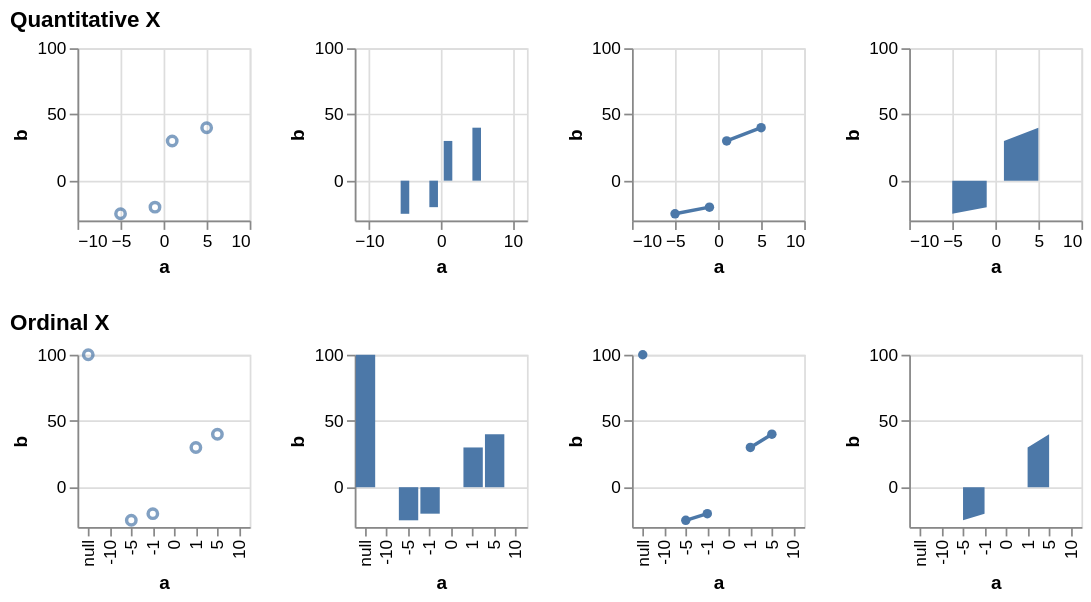

The specification (Vega-Lite) saved for this image:
### Vega specification from a JSON file in a GitHub repository (floating-point values rounded to 4 significant figures)
{"$schema": "https://vega.github.io/schema/vega/v5.json", "description": "Testing invalid", "background": "white", "padding": 5, "data": [{"name": "source_0", "values": [{"a": null, "b": 100}, {"a": -10, "b": null}, {"a": -5, "b": -25}, {"a": -1, "b": -20}, {"a": 0, "b": null}, {"a": 1, "b": 30}, {"a": 5, "b": 40}, {"a": 10, "b": null}]}, {"name": "data_0", "source": "source_0", "transform": [{"type": "formula", "expr": "toNumber(datum[\"a\"])", "as": "a"}]}, {"name": "data_2", "source": "data_0", "transform": [{"type": "filter", "expr": "isValid(datum[\"a\"]) && isFinite(+datum[\"a\"]) && isValid(datum[\"b\"]) && isFinite(+datum[\"b\"])"}]}, {"name": "data_3", "source": "data_0", "transform": [{"type": "stack", "groupby": ["a"], "field": "b", "sort": {"field": [], "order": []}, "as": ["b_start", "b_end"], "offset": "zero"}]}, {"name": "data_4", "source": "data_3", "transform": [{"type": "filter", "expr": "isValid(datum[\"a\"]) && isFinite(+datum[\"a\"]) && isValid(datum[\"b\"]) && isFinite(+datum[\"b\"])"}]}, {"name": "data_5", "source": "data_0", "transform": [{"type": "impute", "field": "b", "groupby": [], "key": "a", "method": "value", "value": 0}, {"type": "stack", "groupby": ["a"], "field": "b", "sort": {"field": [], "order": []}, "as": ["b_start", "b_end"], "offset": "zero"}]}, {"name": "data_6", "source": "data_0", "transform": [{"type": "filter", "expr": "isValid(datum[\"b\"]) && isFinite(+datum[\"b\"])"}]}, {"name": "data_7", "source": "data_0", "transform": [{"type": "stack", "groupby": ["a"], "field": "b", "sort": {"field": [], "order": []}, "as": ["b_start", "b_end"], "offset": "zero"}]}, {"name": "data_8", "source": "data_7", "transform": [{"type": "filter", "expr": "isValid(datum[\"b\"]) && isFinite(+datum[\"b\"])"}]}, {"name": "data_9", "source": "data_0", "transform": [{"type": "impute", "field": "b", "groupby": [], "key": "a", "method": "value", "value": 0}, {"type": "stack", "groupby": ["a"], "field": "b", "sort": {"field": [], "order": []}, "as": ["b_start", "b_end"], "offset": "zero"}]}], "signals": [{"name": "childHeight", "value": 100}, {"name": "concat_0_childWidth", "value": 100}, {"name": "concat_1_childWidth", "value": 100}], "layout": {"padding": 20, "columns": 1, "bounds": "full", "align": "each"}, "marks": [{"type": "group", "name": "concat_0_group", "title": {"text": "Quantitative X", "anchor": "start"}, "layout": {"padding": 20, "bounds": "full", "align": "each"}, "marks": [{"type": "group", "name": "concat_0_concat_0_group", "style": "cell", "encode": {"update": {"width": {"signal": "concat_0_childWidth"}, "height": {"signal": "childHeight"}}}, "marks": [{"name": "concat_0_concat_0_marks", "type": "symbol", "style": ["point"], "from": {"data": "data_2"}, "encode": {"update": {"opacity": {"value": 0.7}, "fill": {"value": "transparent"}, "stroke": {"value": "#4c78a8"}, "tooltip": {"signal": "{\"a\": format(datum[\"a\"], \"\"), \"b\": format(datum[\"b\"], \"\")}"}, "ariaRoleDescription": {"value": "point"}, "description": {"signal": "\"a: \" + (format(datum[\"a\"], \"\")) + \"; b: \" + (format(datum[\"b\"], \"\"))"}, "x": {"scale": "concat_0_concat_0_x", "field": "a"}, "y": {"scale": "concat_0_concat_0_y", "field": "b"}}}}], "axes": [{"scale": "concat_0_concat_0_x", "orient": "bottom", "gridScale": "concat_0_concat_0_y", "grid": true, "tickCount": {"signal": "ceil(concat_0_childWidth/40)"}, "domain": false, "labels": false, "aria": false, "maxExtent": 0, "minExtent": 0, "ticks": false, "zindex": 0}, {"scale": "concat_0_concat_0_y", "orient": "left", "gridScale": "concat_0_concat_0_x", "grid": true, "tickCount": {"signal": "ceil(childHeight/40)"}, "domain": false, "labels": false, "aria": false, "maxExtent": 0, "minExtent": 0, "ticks": false, "zindex": 0}, {"scale": "concat_0_concat_0_x", "orient": "bottom", "grid": false, "title": "a", "labelFlush": true, "labelOverlap": true, "tickCount": {"signal": "ceil(concat_0_childWidth/40)"}, "zindex": 0}, {"scale": "concat_0_concat_0_y", "orient": "left", "grid": false, "title": "b", "labelOverlap": true, "tickCount": {"signal": "ceil(childHeight/40)"}, "zindex": 0}]}, {"type": "group", "name": "concat_0_concat_1_group", "style": "cell", "encode": {"update": {"width": {"signal": "concat_0_childWidth"}, "height": {"signal": "childHeight"}}}, "marks": [{"name": "concat_0_concat_1_marks", "type": "rect", "style": ["bar"], "from": {"data": "data_4"}, "encode": {"update": {"fill": {"value": "#4c78a8"}, "tooltip": {"signal": "{\"a\": format(datum[\"a\"], \"\"), \"b\": format(datum[\"b\"], \"\")}"}, "ariaRoleDescription": {"value": "bar"}, "description": {"signal": "\"a: \" + (format(datum[\"a\"], \"\")) + \"; b: \" + (format(datum[\"b\"], \"\"))"}, "xc": {"scale": "concat_0_concat_1_x", "field": "a"}, "width": {"value": 5}, "y": {"scale": "concat_0_concat_1_y", "field": "b_end"}, "y2": {"scale": "concat_0_concat_1_y", "field": "b_start"}}}}], "axes": [{"scale": "concat_0_concat_1_x", "orient": "bottom", "gridScale": "concat_0_concat_1_y", "grid": true, "tickCount": {"signal": "ceil(concat_0_childWidth/40)"}, "domain": false, "labels": false, "aria": false, "maxExtent": 0, "minExtent": 0, "ticks": false, "zindex": 0}, {"scale": "concat_0_concat_1_y", "orient": "left", "gridScale": "concat_0_concat_1_x", "grid": true, "tickCount": {"signal": "ceil(childHeight/40)"}, "domain": false, "labels": false, "aria": false, "maxExtent": 0, "minExtent": 0, "ticks": false, "zindex": 0}, {"scale": "concat_0_concat_1_x", "orient": "bottom", "grid": false, "title": "a", "labelFlush": true, "labelOverlap": true, "tickCount": {"signal": "ceil(concat_0_childWidth/40)"}, "zindex": 0}, {"scale": "concat_0_concat_1_y", "orient": "left", "grid": false, "title": "b", "labelOverlap": true, "tickCount": {"signal": "ceil(childHeight/40)"}, "zindex": 0}]}, {"type": "group", "name": "concat_0_concat_2_group", "style": "cell", "encode": {"update": {"width": {"signal": "concat_0_childWidth"}, "height": {"signal": "childHeight"}}}, "marks": [{"name": "concat_0_concat_2_layer_0_marks", "type": "line", "style": ["line"], "sort": {"field": "x"}, "from": {"data": "data_0"}, "encode": {"update": {"stroke": {"value": "#4c78a8"}, "tooltip": {"signal": "{\"a\": format(datum[\"a\"], \"\"), \"b\": format(datum[\"b\"], \"\")}"}, "description": {"signal": "\"a: \" + (format(datum[\"a\"], \"\")) + \"; b: \" + (format(datum[\"b\"], \"\"))"}, "x": {"scale": "concat_0_concat_2_x", "field": "a"}, "y": {"scale": "concat_0_concat_2_y", "field": "b"}, "defined": {"signal": "isValid(datum[\"a\"]) && isFinite(+datum[\"a\"]) && isValid(datum[\"b\"]) && isFinite(+datum[\"b\"])"}}}}, {"name": "concat_0_concat_2_layer_1_marks", "type": "symbol", "style": ["point"], "from": {"data": "data_2"}, "encode": {"update": {"opacity": {"value": 1}, "fill": {"value": "#4c78a8"}, "tooltip": {"signal": "{\"a\": format(datum[\"a\"], \"\"), \"b\": format(datum[\"b\"], \"\")}"}, "ariaRoleDescription": {"value": "point"}, "description": {"signal": "\"a: \" + (format(datum[\"a\"], \"\")) + \"; b: \" + (format(datum[\"b\"], \"\"))"}, "x": {"scale": "concat_0_concat_2_x", "field": "a"}, "y": {"scale": "concat_0_concat_2_y", "field": "b"}}}}], "axes": [{"scale": "concat_0_concat_2_x", "orient": "bottom", "gridScale": "concat_0_concat_2_y", "grid": true, "tickCount": {"signal": "ceil(concat_0_childWidth/40)"}, "domain": false, "labels": false, "aria": false, "maxExtent": 0, "minExtent": 0, "ticks": false, "zindex": 0}, {"scale": "concat_0_concat_2_y", "orient": "left", "gridScale": "concat_0_concat_2_x", "grid": true, "tickCount": {"signal": "ceil(childHeight/40)"}, "domain": false, "labels": false, "aria": false, "maxExtent": 0, "minExtent": 0, "ticks": false, "zindex": 0}, {"scale": "concat_0_concat_2_x", "orient": "bottom", "grid": false, "title": "a", "labelFlush": true, "labelOverlap": true, "tickCount": {"signal": "ceil(concat_0_childWidth/40)"}, "zindex": 0}, {"scale": "concat_0_concat_2_y", "orient": "left", "grid": false, "title": "b", "labelOverlap": true, "tickCount": {"signal": "ceil(childHeight/40)"}, "zindex": 0}]}, {"type": "group", "name": "concat_0_concat_3_group", "style": "cell", "encode": {"update": {"width": {"signal": "concat_0_childWidth"}, "height": {"signal": "childHeight"}}}, "marks": [{"name": "concat_0_concat_3_marks", "type": "area", "style": ["area"], "sort": {"field": "x"}, "from": {"data": "data_5"}, "encode": {"update": {"orient": {"value": "vertical"}, "fill": {"value": "#4c78a8"}, "tooltip": {"signal": "{\"a\": format(datum[\"a\"], \"\"), \"b\": format(datum[\"b\"], \"\")}"}, "description": {"signal": "\"a: \" + (format(datum[\"a\"], \"\")) + \"; b: \" + (format(datum[\"b\"], \"\"))"}, "x": {"scale": "concat_0_concat_3_x", "field": "a"}, "y": {"scale": "concat_0_concat_3_y", "field": "b_end"}, "y2": {"scale": "concat_0_concat_3_y", "field": "b_start"}, "defined": {"signal": "isValid(datum[\"a\"]) && isFinite(+datum[\"a\"]) && isValid(datum[\"b\"]) && isFinite(+datum[\"b\"])"}}}}], "axes": [{"scale": "concat_0_concat_3_x", "orient": "bottom", "gridScale": "concat_0_concat_3_y", "grid": true, "tickCount": {"signal": "ceil(concat_0_childWidth/40)"}, "domain": false, "labels": false, "aria": false, "maxExtent": 0, "minExtent": 0, "ticks": false, "zindex": 0}, {"scale": "concat_0_concat_3_y", "orient": "left", "gridScale": "concat_0_concat_3_x", "grid": true, "tickCount": {"signal": "ceil(childHeight/40)"}, "domain": false, "labels": false, "aria": false, "maxExtent": 0, "minExtent": 0, "ticks": false, "zindex": 0}, {"scale": "concat_0_concat_3_x", "orient": "bottom", "grid": false, "title": "a", "labelFlush": true, "labelOverlap": true, "tickCount": {"signal": "ceil(concat_0_childWidth/40)"}, "zindex": 0}, {"scale": "concat_0_concat_3_y", "orient": "left", "grid": false, "title": "b", "labelOverlap": true, "tickCount": {"signal": "ceil(childHeight/40)"}, "zindex": 0}]}]}, {"type": "group", "name": "concat_1_group", "title": {"text": "Ordinal X", "anchor": "start"}, "layout": {"padding": 20, "bounds": "full", "align": "each"}, "marks": [{"type": "group", "name": "concat_1_concat_0_group", "style": "cell", "encode": {"update": {"width": {"signal": "concat_1_childWidth"}, "height": {"signal": "childHeight"}}}, "marks": [{"name": "concat_1_concat_0_marks", "type": "symbol", "style": ["point"], "from": {"data": "data_6"}, "encode": {"update": {"opacity": {"value": 0.7}, "fill": {"value": "transparent"}, "stroke": {"value": "#4c78a8"}, "tooltip": {"signal": "{\"a\": isValid(datum[\"a\"]) ? datum[\"a\"] : \"\"+datum[\"a\"], \"b\": format(datum[\"b\"], \"\")}"}, "ariaRoleDescription": {"value": "point"}, "description": {"signal": "\"a: \" + (isValid(datum[\"a\"]) ? datum[\"a\"] : \"\"+datum[\"a\"]) + \"; b: \" + (format(datum[\"b\"], \"\"))"}, "x": {"scale": "concat_1_concat_0_x", "field": "a"}, "y": {"scale": "concat_1_concat_0_y", "field": "b"}}}}], "axes": [{"scale": "concat_1_concat_0_y", "orient": "left", "gridScale": "concat_1_concat_0_x", "grid": true, "tickCount": {"signal": "ceil(childHeight/40)"}, "domain": false, "labels": false, "aria": false, "maxExtent": 0, "minExtent": 0, "ticks": false, "zindex": 0}, {"scale": "concat_1_concat_0_x", "orient": "bottom", "grid": false, "title": "a", "labelAlign": "right", "labelAngle": 270, "labelBaseline": "middle", "zindex": 0}, {"scale": "concat_1_concat_0_y", "orient": "left", "grid": false, "title": "b", "labelOverlap": true, "tickCount": {"signal": "ceil(childHeight/40)"}, "zindex": 0}]}, {"type": "group", "name": "concat_1_concat_1_group", "style": "cell", "encode": {"update": {"width": {"signal": "concat_1_childWidth"}, "height": {"signal": "childHeight"}}}, "marks": [{"name": "concat_1_concat_1_marks", "type": "rect", "style": ["bar"], "from": {"data": "data_8"}, "encode": {"update": {"fill": {"value": "#4c78a8"}, "tooltip": {"signal": "{\"a\": isValid(datum[\"a\"]) ? datum[\"a\"] : \"\"+datum[\"a\"], \"b\": format(datum[\"b\"], \"\")}"}, "ariaRoleDescription": {"value": "bar"}, "description": {"signal": "\"a: \" + (isValid(datum[\"a\"]) ? datum[\"a\"] : \"\"+datum[\"a\"]) + \"; b: \" + (format(datum[\"b\"], \"\"))"}, "x": {"scale": "concat_1_concat_1_x", "field": "a"}, "width": {"signal": "max(0.25, bandwidth('concat_1_concat_1_x'))"}, "y": {"scale": "concat_1_concat_1_y", "field": "b_end"}, "y2": {"scale": "concat_1_concat_1_y", "field": "b_start"}}}}], "axes": [{"scale": "concat_1_concat_1_y", "orient": "left", "gridScale": "concat_1_concat_1_x", "grid": true, "tickCount": {"signal": "ceil(childHeight/40)"}, "domain": false, "labels": false, "aria": false, "maxExtent": 0, "minExtent": 0, "ticks": false, "zindex": 0}, {"scale": "concat_1_concat_1_x", "orient": "bottom", "grid": false, "title": "a", "labelAlign": "right", "labelAngle": 270, "labelBaseline": "middle", "zindex": 0}, {"scale": "concat_1_concat_1_y", "orient": "left", "grid": false, "title": "b", "labelOverlap": true, "tickCount": {"signal": "ceil(childHeight/40)"}, "zindex": 0}]}, {"type": "group", "name": "concat_1_concat_2_group", "style": "cell", "encode": {"update": {"width": {"signal": "concat_1_childWidth"}, "height": {"signal": "childHeight"}}}, "marks": [{"name": "concat_1_concat_2_layer_0_marks", "type": "line", "style": ["line"], "sort": {"field": "x"}, "from": {"data": "data_0"}, "encode": {"update": {"stroke": {"value": "#4c78a8"}, "tooltip": {"signal": "{\"a\": isValid(datum[\"a\"]) ? datum[\"a\"] : \"\"+datum[\"a\"], \"b\": format(datum[\"b\"], \"\")}"}, "description": {"signal": "\"a: \" + (isValid(datum[\"a\"]) ? datum[\"a\"] : \"\"+datum[\"a\"]) + \"; b: \" + (format(datum[\"b\"], \"\"))"}, "x": {"scale": "concat_1_concat_2_x", "field": "a"}, "y": {"scale": "concat_1_concat_2_y", "field": "b"}, "defined": {"signal": "isValid(datum[\"b\"]) && isFinite(+datum[\"b\"])"}}}}, {"name": "concat_1_concat_2_layer_1_marks", "type": "symbol", "style": ["point"], "from": {"data": "data_6"}, "encode": {"update": {"opacity": {"value": 1}, "fill": {"value": "#4c78a8"}, "tooltip": {"signal": "{\"a\": isValid(datum[\"a\"]) ? datum[\"a\"] : \"\"+datum[\"a\"], \"b\": format(datum[\"b\"], \"\")}"}, "ariaRoleDescription": {"value": "point"}, "description": {"signal": "\"a: \" + (isValid(datum[\"a\"]) ? datum[\"a\"] : \"\"+datum[\"a\"]) + \"; b: \" + (format(datum[\"b\"], \"\"))"}, "x": {"scale": "concat_1_concat_2_x", "field": "a"}, "y": {"scale": "concat_1_concat_2_y", "field": "b"}}}}], "axes": [{"scale": "concat_1_concat_2_y", "orient": "left", "gridScale": "concat_1_concat_2_x", "grid": true, "tickCount": {"signal": "ceil(childHeight/40)"}, "domain": false, "labels": false, "aria": false, "maxExtent": 0, "minExtent": 0, "ticks": false, "zindex": 0}, {"scale": "concat_1_concat_2_x", "orient": "bottom", "grid": false, "title": "a", "labelAlign": "right", "labelAngle": 270, "labelBaseline": "middle", "zindex": 0}, {"scale": "concat_1_concat_2_y", "orient": "left", "grid": false, "title": "b", "labelOverlap": true, "tickCount": {"signal": "ceil(childHeight/40)"}, "zindex": 0}]}, {"type": "group", "name": "concat_1_concat_3_group", "style": "cell", "encode": {"update": {"width": {"signal": "concat_1_childWidth"}, "height": {"signal": "childHeight"}}}, "marks": [{"name": "concat_1_concat_3_marks", "type": "area", "style": ["area"], "sort": {"field": "x"}, "from": {"data": "data_9"}, "encode": {"update": {"orient": {"value": "vertical"}, "fill": {"value": "#4c78a8"}, "tooltip": {"signal": "{\"a\": isValid(datum[\"a\"]) ? datum[\"a\"] : \"\"+datum[\"a\"], \"b\": format(datum[\"b\"], \"\")}"}, "description": {"signal": "\"a: \" + (isValid(datum[\"a\"]) ? datum[\"a\"] : \"\"+datum[\"a\"]) + \"; b: \" + (format(datum[\"b\"], \"\"))"}, "x": {"scale": "concat_1_concat_3_x", "field": "a"}, "y": {"scale": "concat_1_concat_3_y", "field": "b_end"}, "y2": {"scale": "concat_1_concat_3_y", "field": "b_start"}, "defined": {"signal": "isValid(datum[\"b\"]) && isFinite(+datum[\"b\"])"}}}}], "axes": [{"scale": "concat_1_concat_3_y", "orient": "left", "gridScale": "concat_1_concat_3_x", "grid": true, "tickCount": {"signal": "ceil(childHeight/40)"}, "domain": false, "labels": false, "aria": false, "maxExtent": 0, "minExtent": 0, "ticks": false, "zindex": 0}, {"scale": "concat_1_concat_3_x", "orient": "bottom", "grid": false, "title": "a", "labelAlign": "right", "labelAngle": 270, "labelBaseline": "middle", "zindex": 0}, {"scale": "concat_1_concat_3_y", "orient": "left", "grid": false, "title": "b", "labelOverlap": true, "tickCount": {"signal": "ceil(childHeight/40)"}, "zindex": 0}]}]}], "scales": [{"name": "concat_0_concat_0_x", "type": "linear", "domain": {"data": "data_0", "field": "a"}, "range": [0, {"signal": "concat_0_childWidth"}], "nice": true, "zero": true}, {"name": "concat_0_concat_0_y", "type": "linear", "domain": {"data": "data_0", "field": "b"}, "range": [{"signal": "childHeight"}, 0], "nice": true, "zero": true}, {"name": "concat_0_concat_1_x", "type": "linear", "domain": {"data": "data_3", "field": "a"}, "range": [0, {"signal": "concat_0_childWidth"}], "nice": true, "zero": false, "padding": 5}, {"name": "concat_0_concat_1_y", "type": "linear", "domain": {"data": "data_3", "fields": ["b_start", "b_end"]}, "range": [{"signal": "childHeight"}, 0], "nice": true, "zero": true}, {"name": "concat_0_concat_2_x", "type": "linear", "domain": {"data": "data_0", "field": "a"}, "range": [0, {"signal": "concat_0_childWidth"}], "nice": true, "zero": false}, {"name": "concat_0_concat_2_y", "type": "linear", "domain": {"data": "data_0", "field": "b"}, "range": [{"signal": "childHeight"}, 0], "nice": true, "zero": true}, {"name": "concat_0_concat_3_x", "type": "linear", "domain": {"data": "data_5", "field": "a"}, "range": [0, {"signal": "concat_0_childWidth"}], "nice": true, "zero": false}, {"name": "concat_0_concat_3_y", "type": "linear", "domain": {"data": "data_5", "fields": ["b_start", "b_end"]}, "range": [{"signal": "childHeight"}, 0], "nice": true, "zero": true}, {"name": "concat_1_concat_0_x", "type": "point", "domain": {"data": "data_0", "field": "a", "sort": true}, "range": [0, {"signal": "concat_1_childWidth"}], "padding": 0.5}, {"name": "concat_1_concat_0_y", "type": "linear", "domain": {"data": "data_0", "field": "b"}, "range": [{"signal": "childHeight"}, 0], "nice": true, "zero": true}, {"name": "concat_1_concat_1_x", "type": "band", "domain": {"data": "data_7", "field": "a", "sort": true}, "range": [0, {"signal": "concat_1_childWidth"}], "paddingInner": 0.1, "paddingOuter": 0.05}, {"name": "concat_1_concat_1_y", "type": "linear", "domain": {"data": "data_7", "fields": ["b_start", "b_end"]}, "range": [{"signal": "childHeight"}, 0], "nice": true, "zero": true}, {"name": "concat_1_concat_2_x", "type": "point", "domain": {"data": "data_0", "field": "a", "sort": true}, "range": [0, {"signal": "concat_1_childWidth"}], "padding": 0.5}, {"name": "concat_1_concat_2_y", "type": "linear", "domain": {"data": "data_0", "field": "b"}, "range": [{"signal": "childHeight"}, 0], "nice": true, "zero": true}, {"name": "concat_1_concat_3_x", "type": "point", "domain": {"data": "data_9", "field": "a", "sort": true}, "range": [0, {"signal": "concat_1_childWidth"}], "padding": 0.5}, {"name": "concat_1_concat_3_y", "type": "linear", "domain": {"data": "data_9", "fields": ["b_start", "b_end"]}, "range": [{"signal": "childHeight"}, 0], "nice": true, "zero": true}], "config": {"mark": {"tooltip": true}}}
